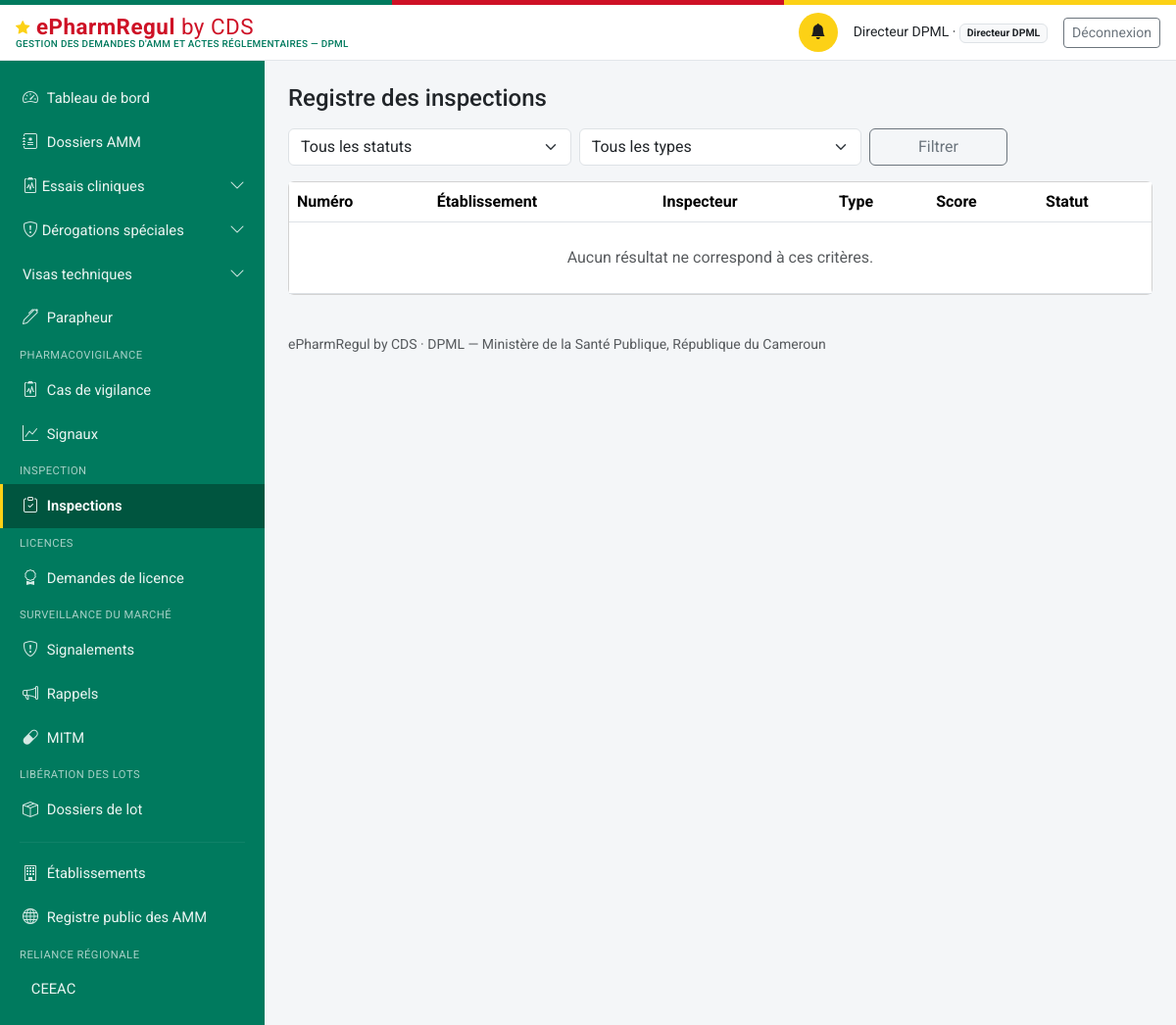
/inspections (signed in), run on an earlier commit of the app's database.
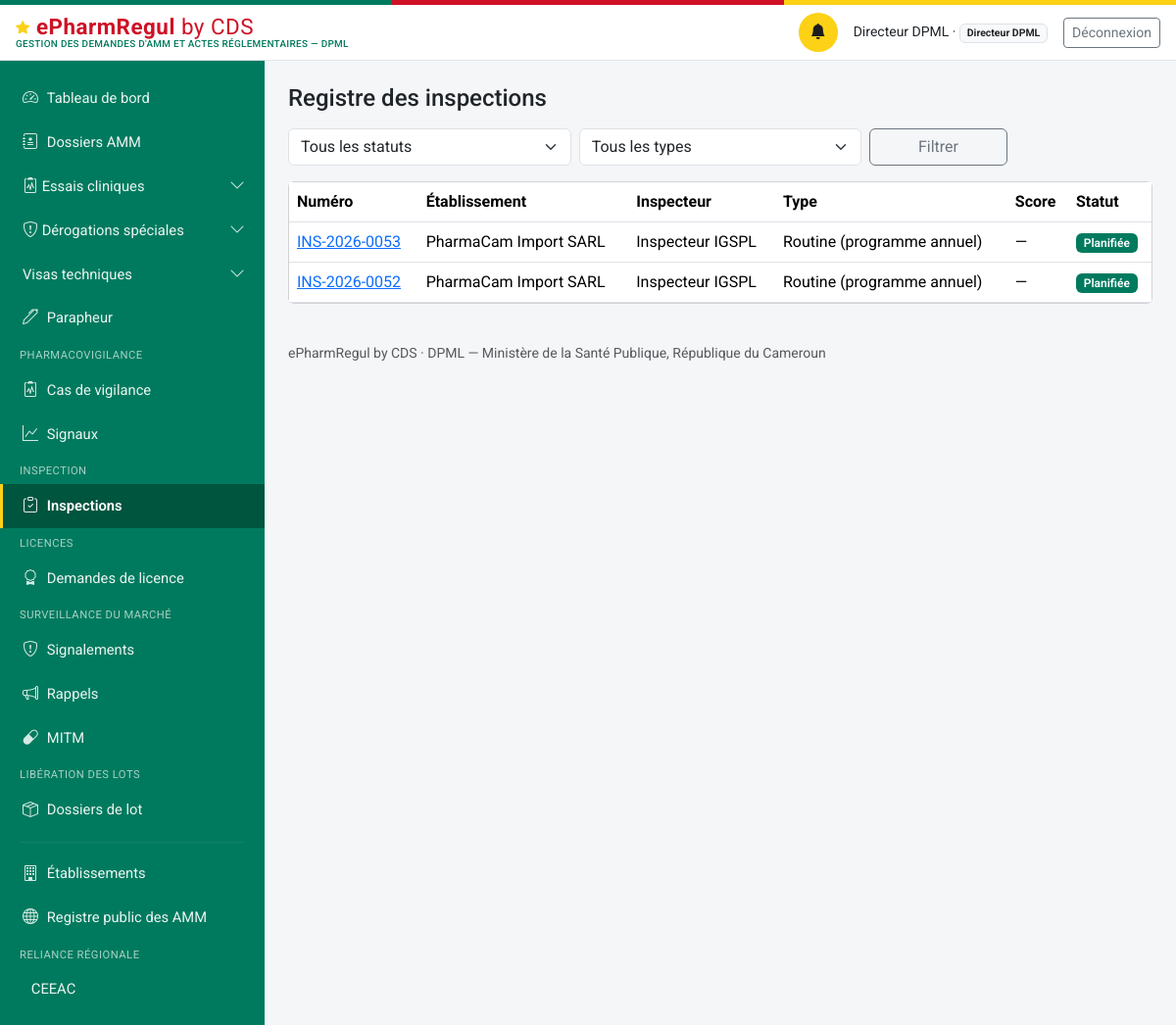
And on a later commit of the database.
### models.py (models this page shows, shortened)
class Inspection(db.Model):
    id = db.Column(db.Integer, primary_key=True)
    numero = db.Column(db.String(30), unique=True, nullable=False)  # INS-{annee}-{seq4}
    etablissement_id = db.Column(db.Integer, db.ForeignKey("etablissement.id"), nullable=False)
    inspecteur_id = db.Column(db.Integer, db.ForeignKey("personne.id"), nullable=False)
    type = db.Column(db.String(30), nullable=False, default="routine")
    date_planifiee = db.Column(db.Date, nullable=True)
    date_realisee = db.Column(db.DateTime, nullable=True)
    grille_json = db.Column(db.Text, default="[]")  # liste de GrilleItem, voir grille_ri.py
    score_conformite = db.Column(db.Integer, nullable=True)
    statut = db.Column(db.String(30), nullable=False, default="planifiee")
    plan_action = db.Column(db.Text, nullable=True)
    date_echeance_plan_action = db.Column(db.Date, nullable=True)
    non_conformite_grave = db.Column(db.Boolean, nullable=False, default=False)
    inspection_precedente_id = db.Column(db.Integer, db.ForeignKey("inspection.id"), nullable=True)  # suivi_programme
    date_creation = db.Column(db.DateTime, default=datetime.utcnow)
    date_maj = db.Column(db.DateTime, default=datetime.utcnow, onupdate=datetime.utcnow)
    etablissement = db.relationship("Etablissement", foreign_keys=[etablissement_id])
    inspecteur = db.relationship("Personne", foreign_keys=[inspecteur_id])
    inspection_precedente = db.relationship("Inspection", remote_side=[id])
    @property
    def grille(self):
        return json.loads(self.grille_json or "[]")

class Etablissement(db.Model):
    id = db.Column(db.Integer, primary_key=True)
    raison_sociale = db.Column(db.String(255), nullable=False)
    type = db.Column(db.String(40), nullable=False)
    adresse = db.Column(db.String(500))
    latitude = db.Column(db.Float, nullable=True)   # géolocalisation — exploité par le futur module RI
    longitude = db.Column(db.Float, nullable=True)
    statut_licence = db.Column(db.String(20), nullable=False, default="en_instruction")
    date_expiration_licence = db.Column(db.Date, nullable=True)
    pharmacien_responsable_id = db.Column(db.Integer, db.ForeignKey("personne.id"), nullable=True)
    categorie_activite = db.Column(db.String(30), nullable=True)
    pharmacien_responsable = db.relationship("Personne", foreign_keys=[pharmacien_responsable_id])

class Personne(db.Model):
    id = db.Column(db.Integer, primary_key=True)
    nom_complet = db.Column(db.String(200), nullable=False)
    email = db.Column(db.String(150), unique=True, nullable=False)  # identifiant de connexion
    password_hash = db.Column(db.String(255), nullable=False)
    role_systeme = db.Column(db.String(50), nullable=False)
    etablissement_rattachement_id = db.Column(db.Integer, db.ForeignKey("etablissement.id"), nullable=True)
    contact = db.Column(db.String(200))
    statut_compte = db.Column(db.String(20), nullable=False, default="actif")
    date_creation = db.Column(db.DateTime, default=datetime.utcnow)
    etablissement = db.relationship("Etablissement", foreign_keys=[etablissement_rattachement_id])
    @property
    def role_label(self):
        from permissions import ROLES
        return ROLES.get(self.role_systeme, self.role_systeme)
    @property
    def niveau(self):
        from permissions import niveau
        return niveau(self)
    @property
    def est_externe(self):
        from permissions import est_externe
        return est_externe(self.role_systeme)

### routes_ri.py (the view)
@ri_bp.route("/inspections")
@login_required
@roles_required(*ROLES_RI)
def registre():
    executer_verifications_delais_ri()
    q = Inspection.query
    statut = request.args.get("statut", "")
    type_insp = request.args.get("type", "")
    if statut:
        q = q.filter_by(statut=statut)
    if type_insp:
        q = q.filter_by(type=type_insp)
    inspections = q.order_by(Inspection.date_creation.desc()).all()
    return render_template("inspection/registre.html", inspections=inspections, statut=statut, type_insp=type_insp)

### auth.py (called while the page is built)
def current_user():
    uid = session.get("user_id")
    if not uid:
        return None
    return db.session.get(Personne, uid)

def login_required(view):
    @wraps(view)
    def wrapped(*a, **kw):
        if not current_user():
            return redirect(url_for("login", next=request.path))
        return view(*a, **kw)
    return wrapped

def roles_required(*roles):
    def deco(view):
        @wraps(view)
        def wrapped(*a, **kw):
            u = current_user()
            if not u or u.role_systeme not in roles:
                abort(403)
            return view(*a, **kw)
        return wrapped
    return deco

### delais.py (called while the page is built, shortened)
def executer_verifications_delais_ri():
    db.session.commit()

### matrice_acces.py (called while the page is built)
def profil(utilisateur):
    if utilisateur is None:
        return None
    return PROFILS_DEMANDEUR.get(utilisateur.role_systeme)

def acte_concerne(utilisateur, code_acte):
    fiche = profil(utilisateur)
    if fiche is None:
        return True
    return code_acte in fiche["actes"]

### permissions.py (called while the page is built)
def est_externe(role):
    return role in ROLES_EXTERNES

### templates/inspection/registre.html (shortened to what this page needs)
{% extends "base.html" %}
{% block content %}
<div class="d-flex justify-content-between align-items-center mb-3">
  <h4 class="mb-0">Registre des inspections</h4>
</div>
<form method="get" class="row g-2 mb-3" role="search">
  <div class="col-md-4">
    <select class="form-select" id="statut" name="statut">
      <option value="">Tous les statuts</option>
    </select>
  </div>
  <div class="col-md-4">
    <select class="form-select" id="type" name="type">
      <option value="">Tous les types</option>
    </select>
  </div>
  <div class="col-md-2"><button class="btn btn-outline-secondary w-100">Filtrer</button></div>
</form>
<div class="card">
  <div class="table-responsive">
    <table class="table table-hover align-middle mb-0">
      <thead><tr><th>Numéro</th><th>Établissement</th><th>Inspecteur</th><th>Type</th><th>Score</th><th>Statut</th></tr></thead>
      <tbody>
        {% for i in inspections %}
        <tr>
          <td><a href="{{ url_for('ri.fiche', id=i.id) }}">{{ i.numero }}</a></td>
          <td>{{ i.etablissement.raison_sociale }}</td>
          <td>{{ i.inspecteur.nom_complet }}</td>
          <td>{{ TYPES_RI.get(i.type, i.type) }}</td>
          <td>{{ i.score_conformite ~ '%' if i.score_conformite is not none else "—" }}</td>
          <td><span class="badge bg-primary badge-statut">{{ STATUTS_RI.get(i.statut, i.statut) }}</span></td>
        </tr>
        {% else %}
        <tr><td colspan="6" class="text-center text-muted py-4">Aucun résultat ne correspond à ces critères.</td></tr>
        {% endfor %}
      </tbody>
    </table>
  </div>
</div>
{% endblock %}

### templates/base.html (shortened to what the changed rows need)
<!doctype html>
<html lang="fr">
<head>
<link href="https://cdn.jsdelivr.net/npm/bootstrap@5.3.3/dist/css/bootstrap.min.css" rel="stylesheet">
<link href="https://cdn.jsdelivr.net/npm/bootstrap-icons@1.11.3/font/bootstrap-icons.css" rel="stylesheet">
<link href="{{ url_for('static', filename='css/style.css') }}" rel="stylesheet">
</head>
<body>
<div class="sireph-layout">
  {% if current_user %}
  <nav id="sireph-sidebar" class="offcanvas-lg offcanvas-start sireph-sidebar" tabindex="-1"
       aria-label="Navigation principale">
    <div class="offcanvas-body d-flex flex-column p-0">
      <ul class="nav nav-pills flex-column">
        {% for e in menu %}
        {% if e.enfants %}
        <li class="nav-item">
          <a class="nav-link d-flex align-items-center justify-content-between
                    {{ 'active' if e.actif }} {{ 'disabled text-secondary' if not e.accessible }}"
             {% if e.accessible %}
             data-bs-toggle="collapse" href="#groupe-{{ e.code }}" role="button"
             aria-expanded="{{ 'true' if e.ouvert else 'false' }}"
             aria-controls="groupe-{{ e.code }}"
             {% else %}
             href="#" tabindex="-1" aria-disabled="true"
             title="{{ e.motif }}" data-bs-toggle="tooltip"
             onclick="return false;"
             {% endif %}>
            <span><i class="bi {{ e.icone }}"></i> {{ e.libelle }}</span>
            {% if e.accessible %}
            <i class="bi bi-chevron-down small sireph-chevron"></i>
            {% else %}
            <i class="bi bi-slash-circle small" aria-hidden="true"></i>
            {% endif %}
          </a>
        </li>
        {% else %}
        <li class="nav-item">
          <a class="nav-link {{ 'active' if e.actif }}
                    {{ 'disabled text-secondary' if not e.accessible }}"
             {% if e.accessible %}href="{{ e.href }}"
             {% else %}href="#" tabindex="-1" aria-disabled="true"
             title="{{ e.motif }}" data-bs-toggle="tooltip"
             onclick="return false;"{% endif %}>
            <i class="bi {{ e.icone }}"></i> {{ e.libelle }}
          </a>
        </li>
        {% endif %}
        {% endfor %}
      </ul>
    </div>
  </nav>
  {% endif %}
  <main id="contenu-principal" class="sireph-content">
    {% block content %}{% endblock %}
  </main>
</div>
</body>
</html>

What changed in the data, as far as the page shows it:
added Inspection: numero "INS-2026-0053", etablissement.raison_sociale "PharmaCam Import SARL", inspecteur.nom_complet "Inspecteur IGSPL", get "Routine (programme annuel)", score_conformite "—", get "Planifiée"
added Inspection: numero "INS-2026-0052", etablissement.raison_sociale "PharmaCam Import SARL", inspecteur.nom_complet "Inspecteur IGSPL", get "Routine (programme annuel)", score_conformite "—", get "Planifiée"
Also different on the page:
text no longer shown: "Aucun résultat ne correspond à ces critères."
